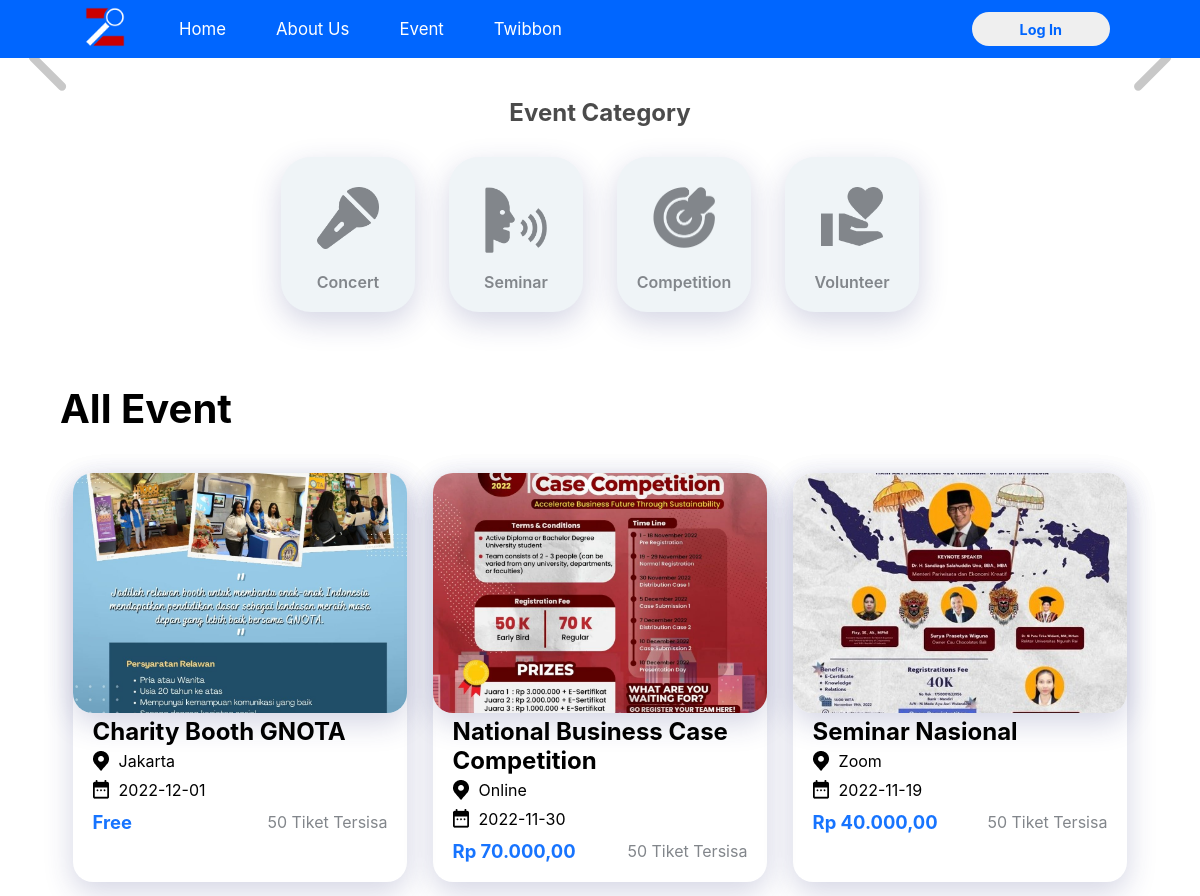
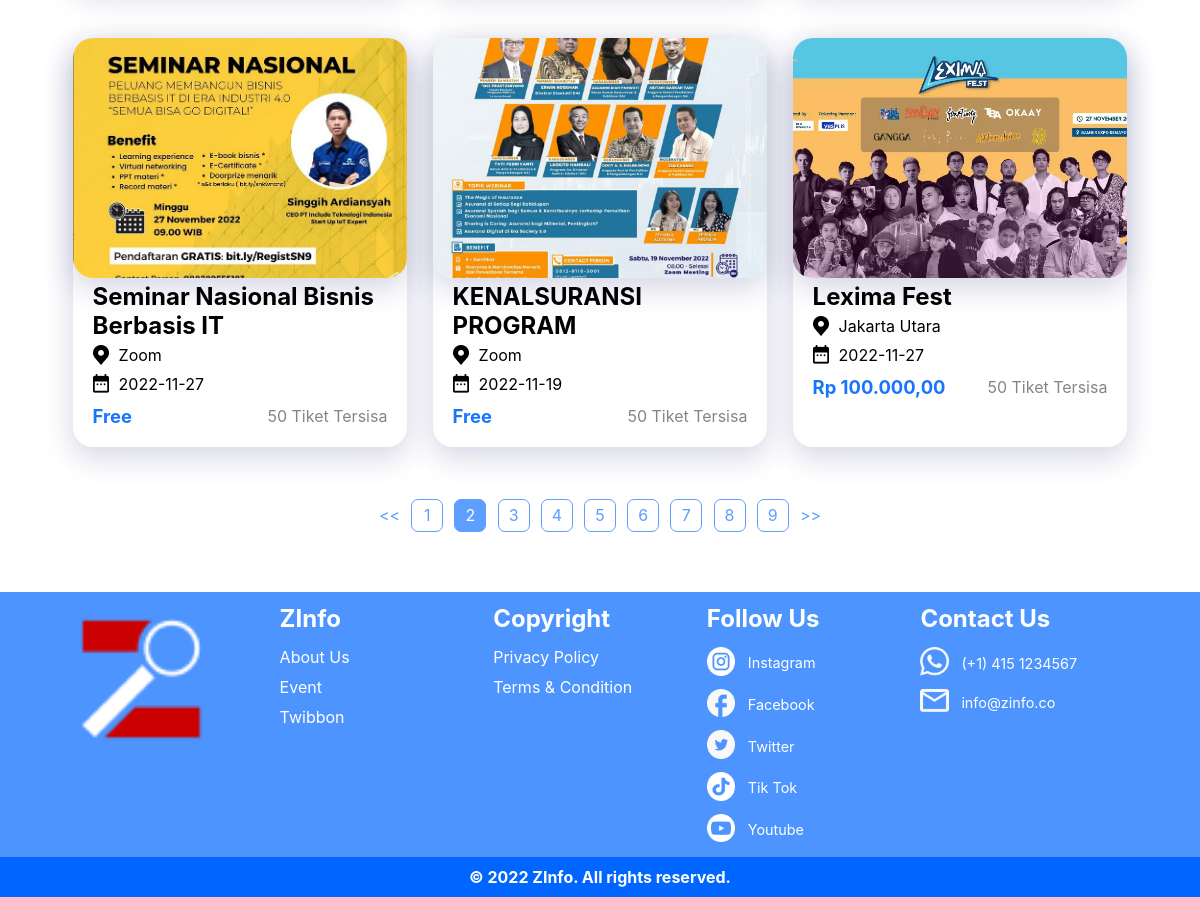
/event.php?page=2, run on an earlier commit of the app's database (2 pictures, top to bottom).
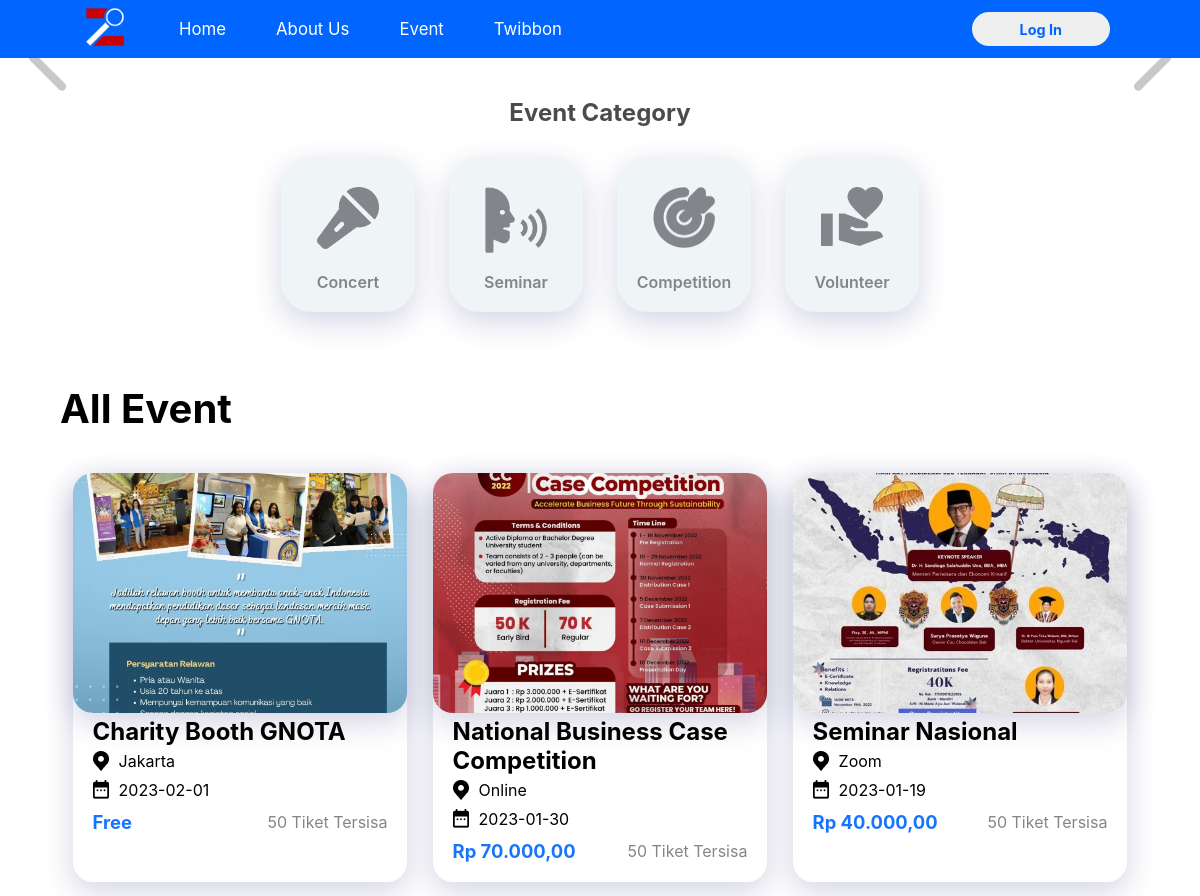
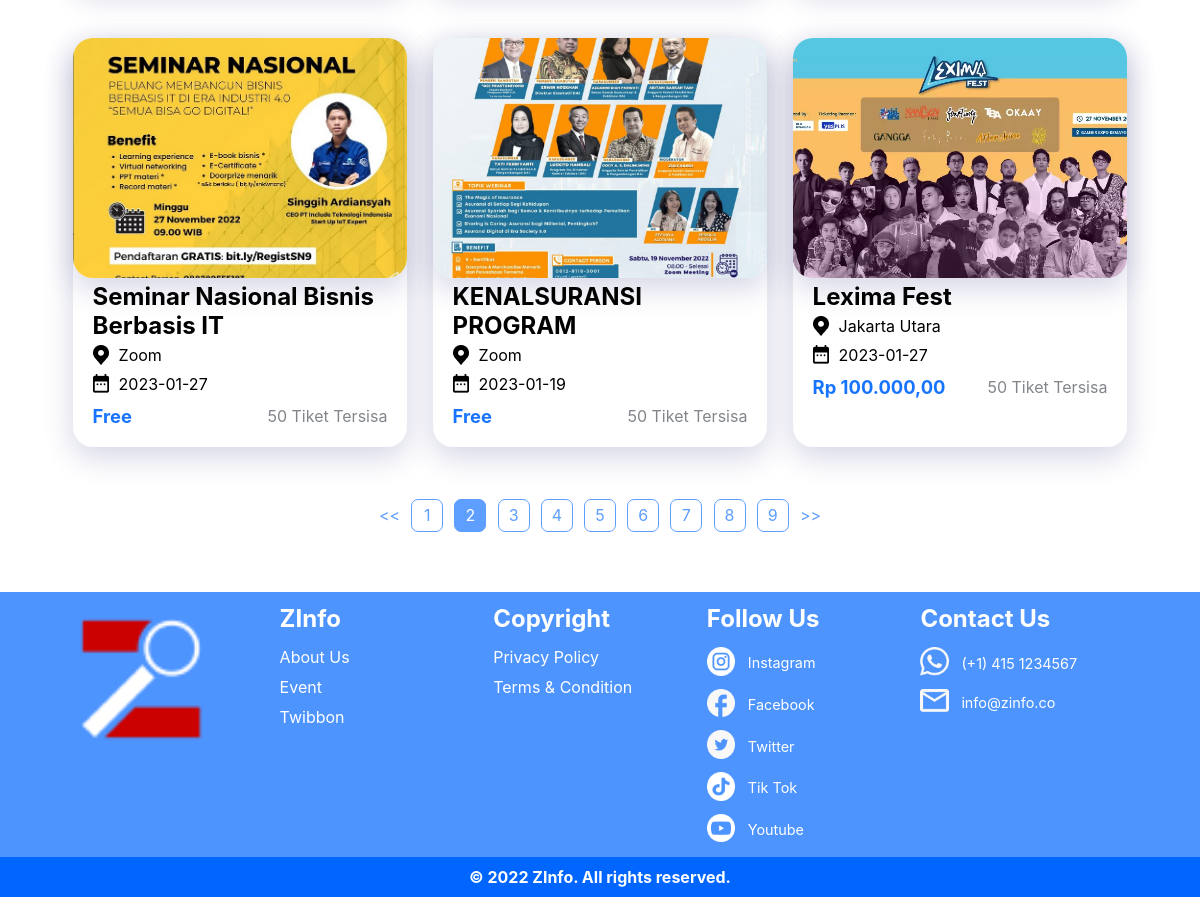
And on a later commit of the database (2 pictures, top to bottom).
### tables this page shows
CREATE TABLE `event` (
  `EventID` int(11) NOT NULL,
  `KategoriID` int(11) NOT NULL,
  `Nama` varchar(200) NOT NULL,
  `Deskripsi` mediumtext NOT NULL,
  `GambarPoster` varchar(100) DEFAULT NULL,
  `Harga` int(11) NOT NULL,
  `Tanggal` date NOT NULL,
  `Lokasi` varchar(200) NOT NULL,
  `Alamat` varchar(200) NOT NULL,
  `JenisPert` varchar(10) NOT NULL,
  `sisaTicket` int(11) DEFAULT 50,
  `Twibbon` varchar(100) DEFAULT NULL,
  `NamaOrganizer` varchar(200) NOT NULL,
  `Instagram` varchar(100) NOT NULL,
  `Email` varchar(100) DEFAULT NULL,
  `logo` varchar(100) DEFAULT NULL
);

### event.php (the view, shortened to what this page needs)
<!DOCTYPE html>
<html lang="en">
<head>
    <link rel="stylesheet" href="css/event.css">
</head>
<body>
    <?php
        include "DBconn.php";
        $perPage = 6;
        $total = mysqli_fetch_array(mysqli_query($conn,"SELECT COUNT(*) FROM event"))[0];
        $totalPage = ceil($total/$perPage);
        if(isset($_GET["page"])){
            $currentPage = $_GET["page"];
        }else{
            $currentPage = 1;
        }
        $firstDataofPage = ($perPage * $currentPage)-$perPage;
        $events = mysqli_query($conn, "SELECT * FROM event limit $firstDataofPage,$perPage") or die(mysqli_error($conn));
    ?>
    <?php include "navbar.php" ?>
    <div class="banner">
        <span id="button-left" class="button">
            <svg xmlns="http://www.w3.org/2000/svg" class="" fill="none" viewBox="0 0 24 24" stroke="currentColor" stroke-width="2">
                <path stroke-linecap="round" stroke-linejoin="round" d="M15 19l-7-7 7-7" />
              </svg>
        </span>
        <span id="button-right" class="button">
            <svg xmlns="http://www.w3.org/2000/svg" class="" fill="none" viewBox="0 0 24 24" stroke="currentColor" stroke-width="2">
                <path stroke-linecap="round" stroke-linejoin="round" d="M9 5l7 7-7 7" />
              </svg>
        </span>
    </div>
    <div id="category">
        <h2>Event Category</h2>
        <div id="category-section">
            <div class="category-list" onclick="locateCategory('Concert')">
                <div class="category-list-box">
                    <img src="Asset/icon-concert.png" alt="">
                </div>
                <p>Concert</p>
            </div>
            <div class="category-list" onclick="locateCategory('Seminar')">
                <div class="category-list-box">
                    <img src="Asset/icon-seminar.png" alt="">
                </div>
                <p>Seminar</p>
            </div>
            <div class="category-list" onclick="locateCategory('Competition')">
                <div class="category-list-box">
                    <img src="Asset/icon-competition.png" alt="">
                </div>
                <p>Competition</p>
            </div>
            <div class="category-list" onclick="locateCategory('Volunteer')">
                <div class="category-list-box">
                    <img src="Asset/icon-volunteer.png" alt="">
                </div>
                <p>Volunteer</p>
            </div>
        </div>
    </div>
    <div id="event">
        <h2>
            All Event
        </h2>
        <div id="event-section">
            <?php
                foreach($events as $event):
            ?>
                <div class="event-list">
                    <a href="detailevent.php?eventID=<?= $event["EventID"] ?>">
                        <div class="event-list-img">
                            <img src="Asset/poster/<?= $event["GambarPoster"] ?>" alt="">
                        </div>
                        <div class="event-list-desc">
                            <h2><?= $event["Nama"] ?></h2>
                            <div class="event-list-location">
                                <div class="event-list-location-icon">
                                    <img src="Asset/icon-location.png" alt="">
                                </div>
                                <div>
                                    <p>
                                    <?= $event["Lokasi"] ?>
                                    </p>
                                </div>
                            </div>
                            <div class="event-list-date">
                                <div class="event-list-date-icon">
                                    <img src="Asset/icon-event-date.png" alt="">
                                </div>
                                <div>
                                    <p>
                                        <?= $event["Tanggal"] ?>
                                    </p>
                                </div>
                            </div>
                            <div class="event-list-price">
                                <div class="event-list-price-p">
                                    <p>
                                        <?php
                                            if($event["Harga"]!=0):
                                                $hasil = "Rp " . number_format($event["Harga"],2,',','.');
                                                echo $hasil;
                                            else:
                                        ?>
                                            Free
                                        <?php endif; ?>
                                    </p>
                                </div>
                                <div class="event-list-price-ticket">
                                    <p>
                                        <?= $event["sisaTicket"] ?> Tiket Tersisa
                                    </p>
                                </div>
                            </div>
                        </div>
                    </a>
                </div>
            <?php
                endforeach
            ?>
        </div>
    </div>
    <div id="pagination">
        <div>
            <a href="">
                <<
            </a>
        </div>
        <?php for($i = 1; $i <= $totalPage; $i++): ?>
            <?php if($i == $currentPage): ?>
                <div class="pagination-number active">
                    <a href="?page=<?= $i ?>" class="active">
                        <?= $i ?>
                    </a>
                </div>
            <?php else :?>
                <div class="pagination-number">
                    <a href="?page=<?= $i ?>" class="">
                        <?= $i ?>
                    </a>
                </div>
            <?php endif; ?>
        <?php endfor ?>
        <div>
            <a href="">
                >>
            </a>
        </div>
    </div>
    <?php include "footer.php" ?>
</body>
</html>

### navbar.php (shortened to what this page needs)
<!DOCTYPE html>
<html lang="en">
<head>
    <link rel="stylesheet" href="css/navbar.css">
</head>
<body>
    <nav id="nav">
        <div>
            <ul id="ul">
                <li class="hideLogo">
                    <a href="home.php">
                        <img src="Asset/Logo Zinfo 2.png" alt="">
                    </a>
                </li>
                <li>
                    <a href="home.php">Home</a>
                </li>
                <li>
                    <a href="">About Us</a>
                </li>
                <li>
                    <a href="event.php">Event</a>
                </li>
                <?php if(isset($_SESSION['login'])) : ?>
                <li>
                    <a href="twibbon.php">Twibbon</a>
                </li>
                <?php else : ?>
                <li>
                    <a href="login.php">Twibbon</a>
                </li>
                <?php endif; ?>
            </ul>
        </div>
        <div>
            <ul id="ul2">
                <?php if(!isset($_SESSION["login"])): ?>
                    <li id="login" onclick="location.href = 'login.php'">
                        <button>Log In</button>
                    </li>
                <?php endif ?>
            </ul>
        </div>
    </nav>
</body>
</html>

### footer.php (shortened to what this page needs)
<!DOCTYPE html>
<html lang="en">
<head>
    <link rel="stylesheet" href="css/footer.css">
</head>
<body>
    <div id="footer-wrapper">
        <div id="footer">
            <div class="footer-box1 a">
                <img src="Asset/Logo ZInfo 2.png" alt="">
            </div>
            <div class="footer-box2 a">
                <h2>ZInfo</h2>
                <p>About Us</p>
                <p>Event</p>
                <p>Twibbon</p>
            </div>
            <div class="footer-box3 a">
                <h2>Copyright</h2>
                <p>Privacy Policy</p>
                <p>Terms & Condition</p>
            </div>
            <div class="footer-box4 a">
                <h2>Follow Us</h2>
                <div class="footer-follow-us">
                    <div>
                        <img src="Asset/icon-ig.png" alt="">
                    </div>
                    <div>
                        Instagram
                    </div>
                </div>
                <div class="footer-follow-us">
                    <div>
                        <img src="Asset/icon-fb.png" alt="">
                    </div>
                    <div>
                        Facebook
                    </div>
                </div>
                <div class="footer-follow-us">
                    <div>
                        <img src="Asset/icon-twitter.png" alt="">
                    </div>
                    <div>
                        Twitter
                    </div>
                </div>
                <div class="footer-follow-us">
                    <div>
                        <img src="Asset/icon-tiktok.png" alt="">
                    </div>
                    <div>
                        Tik Tok
                    </div>
                </div>
                <div class="footer-follow-us">
                    <div>
                        <img src="Asset/icon-youtube.png" alt="">
                    </div>
                    <div>
                        Youtube
                    </div>
                </div>
            </div>
            <div class="footer-box5 a">
                <h2>Contact Us</h2>
                <div class="footer-follow-us">
                    <div>
                        <img src="Asset/icon-wa.png" alt="">
                    </div>
                    <div>
                        (+1) 415 1234567
                    </div>
                </div>
                <div class="footer-follow-us">
                    <div>
                        <img src="Asset/icon-email.png" alt="">
                    </div>
                    <div>
                        info@zinfo.co
                    </div>
                </div>
            </div>
        </div>
        <h4>© 2022 ZInfo. All rights reserved.</h4>
    </div>
</body>
</html>

### css/event.css (style rules this page uses)
body { max-height: 100%; height: 1000px; }
* { margin: 0; padding: 0; font-family: -apple-system, BlinkMacSystemFont, 'Segoe UI', Roboto, Oxygen, Ubuntu, Cantarell, 'Open Sans', 'Helvetica Neue', sans-serif; box-sizing: border-box; }
.banner { margin: 0 0 0 0; display: flex; flex-direction: row; align-items: center; position: relative; }
.button>svg { width: 6.2rem; height: 6.2rem; cursor: pointer; color: #C8C8C8; }
#button-left > svg { position: absolute; left: 0; top: 0; bottom: 0; margin: auto 0; }
#button-right > svg { position: absolute; right: 0; top: 0; bottom: 0; margin: auto 0; }
#category > h2 { text-align: center; margin-top: 40px; margin-bottom: 30px; color: #4B4B4B; }
#category-section { display: flex; flex-wrap: wrap; justify-content: space-around; margin-left: 22%; margin-right: 22%; }
#category-section .category-list { padding: 20px; text-align: center; box-shadow: 0px 10px 30px rgba(38, 45, 118, 20%); flex: 20%; max-width: 20%; background-color: #EFF4F7; border-radius: 30px; cursor: pointer; }
.category-list-box { width: 100%; height: 70%; }
.category-list > div > img { width: 65%; object-fit: cover; margin-top: 10px; }
.category-list > p { font-size: 2vh; font-weight:600; color: #82868B; margin-top: 15px; }
#event { margin-left: 5%; margin-right: 5%; margin-top: 72px; }
#event > h2 { font-size: 5vh; margin-bottom: 40px; }
#event-section { display: flex; flex-wrap: wrap; justify-content: space-around; }
#event-section .event-list { flex: 31%; max-width: 31%; }
.event-list { border-radius: 20px; margin-bottom: 52px; box-shadow: 0px 10px 30px rgba(38, 45, 118, 20%); cursor: pointer; }
.event-list-img > img { width: 100%; height: 30vh; object-fit: cover; border-radius: 20px; box-shadow: 0px 10px 30px rgba(38, 45, 118, 20%); }
.event-list > a { text-decoration: none; color: black; }
.event-list-desc { padding: 0 20px 20px 20px; }
.event-list-desc>h2 { font-size: 3vh; }
.event-list-location, .event-list-date { font-family: -apple-system, BlinkMacSystemFont, 'Segoe UI', Roboto, Oxygen, Ubuntu, Cantarell, 'Open Sans', 'Helvetica Neue', sans-serif; font-size: 2vh; margin-top: 5px; }
.event-list-location { display: flex; flex-wrap: wrap; }
.event-list-location-icon { margin-right: 10px; }
.event-list-date { display: flex; flex-wrap: wrap; }
.event-list-date-icon { margin-right: 10px; }
.event-list-price { display: flex; flex-wrap: wrap; justify-content: space-between; align-items: center; margin-top: 8px; }
.event-list-price-p { color: #1774FF; font-size: 2.3vh; font-weight: 700; }
.event-list-price-ticket { color: #82868B; font-size: 2vh; }
#pagination { display: flex; flex-wrap: wrap; justify-content: center; align-items: center; }
#pagination > div > a { text-decoration: none; color: #5D9EFF; }
#pagination .active { background-color: #5D9EFF; color: white; }
#pagination > div { margin: 0 0.7vh; }
.pagination-number { border: 1px solid #5D9EFF; width: 4vh; padding: 0.7vh; text-align: center; border-radius: 7px; font-size: 2vh; }
#footer-wrapper { background-color: #0066FF; color: white; margin-top: 60px; }
#footer-wrapper > h4 { color: white; text-align: center; padding: 10px; }
#footer { display: flex; padding-top: 1%; padding-left: 5.5%; padding-right: 5.5%; padding-bottom: 1%; justify-content: space-between; background-color: #4D94FF; flex-wrap: wrap; }
.footer-box1> img { width: 70%; }
.a { width: 20%; }
.footer-box2 h2 { margin-bottom: 14px; }
.footer-box2 p { margin-top: 10px; }
.footer-box3 h2 { margin-bottom: 14px; }
.footer-box3 p { margin-top: 10px; }
.footer-box4 h2 { margin-bottom: 14px; }
.footer-box5 h2 { margin-bottom: 14px; }
.footer-follow-us { display: flex; flex-wrap: wrap; align-items: center; margin-top: 10px; font-size: 0.9em; }
.footer-follow-us img { width: 70%; }

### css/navbar.css (style rules this page uses)
* { box-sizing: border-box; margin: 0; padding: 0; }
nav { position: sticky; left: 0; top: 0; z-index: 5; display: flex; padding: 3px 5.5%; justify-content: space-between; align-items: center; background-color: #0066FF; flex-wrap: wrap; width: 100%; }
#ul > li > a > img { width: 4vw; }
nav ul { list-style-type: none; display: flex; justify-content: space-between; align-items: center; }
nav>div>#ul>li>a { padding: 15px; padding-right: 35px; color: white; font-size: 1.4vw; text-decoration: none; }
#login > button { padding: 0.7vw 4vw; border: none; border-radius: 20px; color: #0066FF; font-weight: bolder; font-size: 1.2vw; margin-right: 2vw; cursor: pointer; }

What changed in the data, as far as the page shows it:
changed event "Charity Booth GNOTA": Tanggal "2022-12-01" → "2023-02-01"
changed event "National Business Case Competition": Tanggal "2022-11-30" → "2023-01-30"
changed event "Seminar Nasional": Tanggal "2022-11-19" → "2023-01-19"
changed event "Seminar Nasional Bisnis Berbasis IT": Tanggal "2022-11-27" → "2023-01-27"
changed event "KENALSURANSI PROGRAM": Tanggal "2022-11-19" → "2023-01-19"
changed event "Lexima Fest": Tanggal "2022-11-27" → "2023-01-27"
